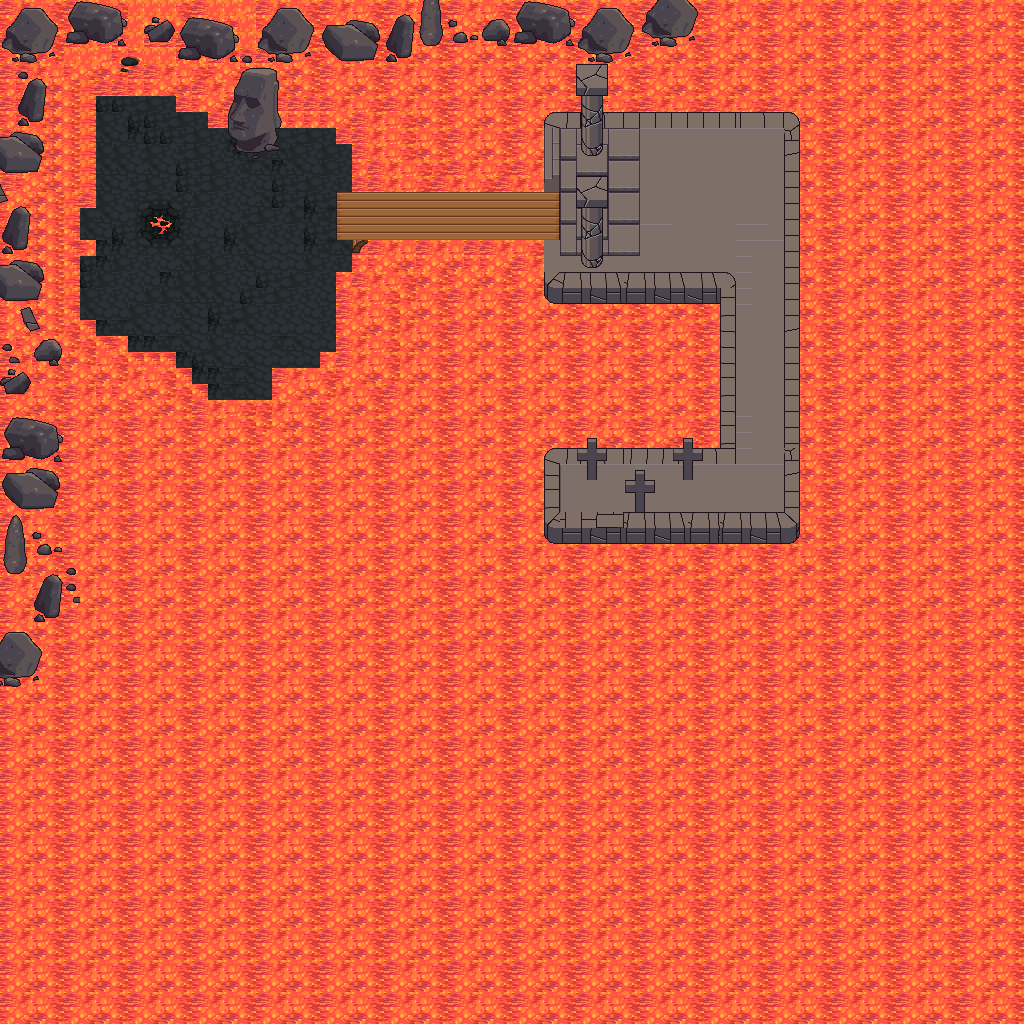

This is a level from a 2D game, rendered from its Tiled map with the project's own tilesets. A one-line summary and the map file follow, with tile-layer data summarised:
An orthogonal 64x64 tile map with 16x16 px tiles, 4 tile layers (Ground 1, Lava, Ground 2, Foreground) and 36 objects (10x spawn).

<map version="1.0" orientation="orthogonal" renderorder="right-down" width="64" height="64" tilewidth="16" tileheight="16" nextobjectid="107">
 <tileset firstgid="1" name="terrain_atlas" tilewidth="16" tileheight="16" tilecount="4096" columns="64">
  <image source="../tilesets/terrain_atlas.png" width="1024" height="1024" />
 </tileset>
 <layer name="Ground 1" width="64" height="64">
  <data>[4096 cells, 124 non-empty, 31 distinct tile ids]</data>
 </layer>
 <layer name="Lava" width="64" height="64">
  <data>[4096 cells, 3457 non-empty, 11 distinct tile ids]</data>
 </layer>
 <layer name="Ground 2" width="64" height="64">
  <data>[4096 cells, 893 non-empty, 175 distinct tile ids]</data>
 </layer>
 <layer name="Foreground" width="64" height="64">
  <data>[4096 cells, 58 non-empty, 34 distinct tile ids]</data>
 </layer>
 <objectgroup name="Collidable Objects">
  <object id="12" x="228.5" y="110.667" width="54" height="42.8333">
   <properties>
    <property name="collide_players" type="bool" value="true" />
    <property name="collide_projectiles" type="bool" value="true" />
   </properties>
  </object>
  <object id="23" x="543" y="240.333" width="1.66667" height="45.167">
   <properties>
    <property name="collide_players" type="bool" value="true" />
    <property name="collide_projectiles" type="bool" value="false" />
   </properties>
  </object>
  <object id="24" x="543.167" y="285.5" width="176.333" height="1">
   <properties>
    <property name="collide_players" type="bool" value="true" />
    <property name="collide_projectiles" type="bool" value="false" />
   </properties>
  </object>
  <object id="26" x="799.5" y="112.667" width="1" height="414.395">
   <properties>
    <property name="collide_players" type="bool" value="true" />
    <property name="collide_projectiles" type="bool" value="false" />
   </properties>
  </object>
  <object id="30" x="545.864" y="111.773" width="254.636" height="1">
   <properties>
    <property name="collide_players" type="bool" value="true" />
    <property name="collide_projectiles" type="bool" value="false" />
   </properties>
  </object>
  <object id="31" x="580" y="137" width="25" height="17.5">
   <properties>
    <property name="collide_players" type="bool" value="true" />
    <property name="collide_projectiles" type="bool" value="true" />
   </properties>
  </object>
  <object id="32" x="580" y="251" width="24.5" height="18">
   <properties>
    <property name="collide_players" type="bool" value="true" />
    <property name="collide_projectiles" type="bool" value="true" />
   </properties>
  </object>
  <object id="33" x="2.66667" y="2" width="312" height="43.3333">
   <properties>
    <property name="collide_players" type="bool" value="true" />
    <property name="collide_projectiles" type="bool" value="true" />
   </properties>
  </object>
  <object id="38" x="178.667" y="41.3333" width="134" height="17.3333">
   <properties>
    <property name="collide_players" type="bool" value="true" />
    <property name="collide_projectiles" type="bool" value="true" />
   </properties>
  </object>
  <object id="39" x="1.33333" y="39.3333" width="55.3333" height="24">
   <properties>
    <property name="collide_players" type="bool" value="true" />
    <property name="collide_projectiles" type="bool" value="true" />
   </properties>
  </object>
  <object id="44" x="1" y="59" width="42" height="624">
   <properties>
    <property name="collide_players" type="bool" value="true" />
    <property name="collide_projectiles" type="bool" value="true" />
   </properties>
  </object>
  <object id="46" x="39" y="338" width="24" height="30">
   <properties>
    <property name="collide_players" type="bool" value="true" />
    <property name="collide_projectiles" type="bool" value="true" />
   </properties>
  </object>
  <object id="47" x="39" y="418" width="27" height="94">
   <properties>
    <property name="collide_players" type="bool" value="true" />
    <property name="collide_projectiles" type="bool" value="true" />
   </properties>
  </object>
  <object id="50" x="44" y="555" width="36" height="67">
   <properties>
    <property name="collide_players" type="bool" value="true" />
    <property name="collide_projectiles" type="bool" value="true" />
   </properties>
  </object>
  <object id="51" x="320" y="1" width="98" height="61">
   <properties>
    <property name="collide_players" type="bool" value="true" />
    <property name="collide_projectiles" type="bool" value="true" />
   </properties>
  </object>
  <object id="52" x="421" y="2" width="276" height="46">
   <properties>
    <property name="collide_players" type="bool" value="true" />
    <property name="collide_projectiles" type="bool" value="true" />
   </properties>
  </object>
  <object id="53" x="589" y="48" width="40" height="15">
   <properties>
    <property name="collide_players" type="bool" value="true" />
    <property name="collide_projectiles" type="bool" value="true" />
   </properties>
  </object>
  <object id="55" x="545.111" y="525.997" width="254.193" height="1.00518">
   <properties>
    <property name="collide_players" type="bool" value="true" />
    <property name="collide_projectiles" type="bool" value="false" />
   </properties>
  </object>
  <object id="57" x="718.5" y="285.25" width="1" height="162.75">
   <properties>
    <property name="collide_players" type="bool" value="true" />
    <property name="collide_projectiles" type="bool" value="false" />
   </properties>
  </object>
  <object id="58" x="545.031" y="448.273" width="174.697" height="1">
   <properties>
    <property name="collide_players" type="bool" value="true" />
    <property name="collide_projectiles" type="bool" value="false" />
   </properties>
  </object>
  <object id="61" x="543" y="448.333" width="2" height="78.3333">
   <properties>
    <property name="collide_players" type="bool" value="true" />
    <property name="collide_projectiles" type="bool" value="false" />
   </properties>
  </object>
  <object id="62" x="580.667" y="470.667" width="24.6667" height="12.6667">
   <properties>
    <property name="collide_players" type="bool" value="true" />
    <property name="collide_projectiles" type="bool" value="true" />
   </properties>
  </object>
  <object id="63" x="674.667" y="470" width="29.3333" height="10.6667">
   <properties>
    <property name="collide_players" type="bool" value="true" />
    <property name="collide_projectiles" type="bool" value="true" />
   </properties>
  </object>
  <object id="64" x="624.667" y="502.667" width="30" height="12">
   <properties>
    <property name="collide_players" type="bool" value="true" />
    <property name="collide_projectiles" type="bool" value="true" />
   </properties>
  </object>
  <object id="69" x="336" y="239.5" width="208.5" height="4">
   <properties>
    <property name="collide_players" type="bool" value="true" />
    <property name="collide_projectiles" type="bool" value="false" />
   </properties>
  </object>
  <object id="70" x="336.364" y="188.409" width="222" height="3.091">
   <properties>
    <property name="collide_players" type="bool" value="true" />
    <property name="collide_projectiles" type="bool" value="false" />
   </properties>
  </object>
 </objectgroup>
 <objectgroup name="Player Spawns" offsetx="1.54545" offsety="-0.181818">
  <object id="94" name="spawn1" type="spawn" x="760" y="150" width="1" height="1" rotation="1" />
  <object id="98" name="spawn2" type="spawn" x="760.167" y="250" width="1" height="1" rotation="1" />
  <object id="99" name="spawn8" type="spawn" x="303.5" y="160.167" width="1" height="1" rotation="1" />
  <object id="100" name="spawn4" type="spawn" x="153.5" y="293.833" width="1" height="1" rotation="1" />
  <object id="101" name="spawn5" type="spawn" x="279.833" y="332.5" width="1" height="1" rotation="1" />
  </objectgroup>
</map>
<!-- 5 of 36 objects omitted -->
